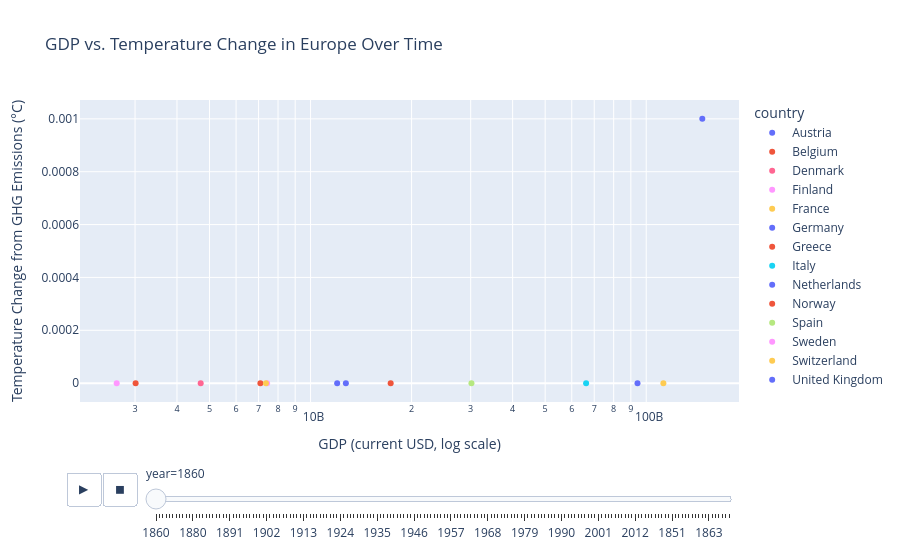

This figure's notebook cell:
### Code cell
import pandas as pd
import plotly.express as px

# Load the dataset
owid_co2_data_df = pd.read_csv('owid-co2-data.csv')

# Define a list of European countries
european_countries = [
    'Austria', 'Belgium', 'Bulgaria', 'Croatia', 'Cyprus', 'Czechia', 'Denmark',
    'Estonia', 'Finland', 'France', 'Germany', 'Greece', 'Hungary', 'Ireland',
    'Italy', 'Latvia', 'Lithuania', 'Luxembourg', 'Malta', 'Netherlands',
    'Poland', 'Portugal', 'Romania', 'Slovakia', 'Slovenia', 'Spain', 'Sweden',
    'United Kingdom', 'Norway', 'Switzerland', 'Iceland'
]

# Filter for European countries
df_europe = owid_co2_data_df[owid_co2_data_df['country'].isin(european_countries)].copy()

# Select relevant columns and drop rows with any missing values
df_filtered = df_europe[['country', 'year', 'gdp', 'temperature_change_from_ghg']].dropna()

# Ensure numeric types
df_filtered['gdp'] = pd.to_numeric(df_filtered['gdp'])
df_filtered['temperature_change_from_ghg'] = pd.to_numeric(df_filtered['temperature_change_from_ghg'])

# Create the scatter plot
fig = px.scatter(df_filtered,
                 x="gdp",
                 y="temperature_change_from_ghg",
                 color="country",
                 hover_name="country",
                 animation_frame="year", # Animate over years
                 log_x=True, # GDP can span a large range
                 title="GDP vs. Temperature Change in Europe Over Time",
                 labels={
                     "gdp": "GDP (current USD)",
                     "temperature_change_from_ghg": "Temperature Change from GHG Emissions (°C)"
                 })

# Update layout for better readability and interactivity
fig.update_layout(
    xaxis_title="GDP (current USD, log scale)",
    yaxis_title="Temperature Change from GHG Emissions (°C)",
    hovermode="closest"
)

# Show the plot
fig.show()
